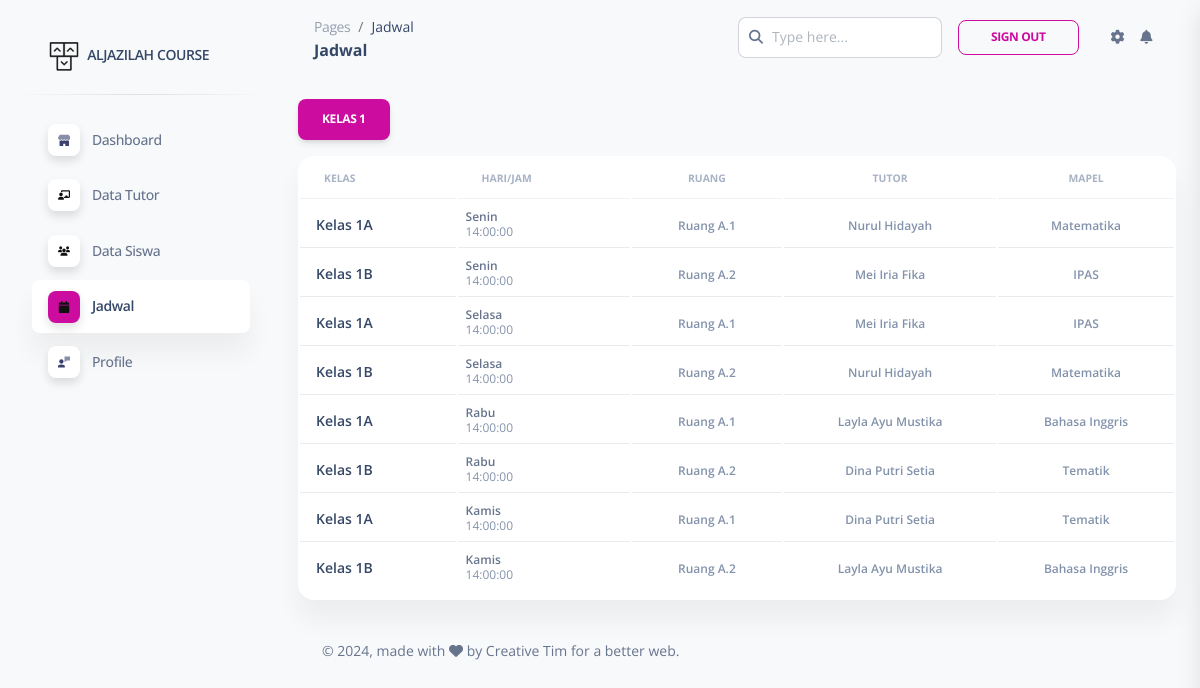
Page /app/pages/jadwal.php on the committed database.
### tables this page shows
CREATE TABLE `tb_jadwal` (
  `id` int(5) NOT NULL,
  `kelas` varchar(50) NOT NULL,
  `hari` varchar(10) NOT NULL,
  `jam` time NOT NULL,
  `ruang` varchar(50) NOT NULL,
  `tutor` varchar(50) NOT NULL,
  `mapel` varchar(50) NOT NULL
);

### app/pages/jadwal.php (the view, shortened to what this page needs)
<!DOCTYPE html>
<html lang="en">
<?php
include('header.php');
?>
<?php
include('../../conf/config.php');
?>
<body class="g-sidenav-show  bg-gray-100">
  <aside class="sidenav navbar navbar-vertical navbar-expand-xs border-0 border-radius-xl my-3 fixed-start ms-3 " id="sidenav-main">
    <div class="sidenav-header">
      <a class="navbar-brand m-0" href=" https://demos.creative-tim.com/soft-ui-dashboard/pages/dashboard.html " target="_blank">
        <img src="../assets/img/logo-ct-dark.png" class="navbar-brand-img h-100" alt="main_logo">
        <span class="ms-1 font-weight-bold">ALJAZILAH COURSE</span>
      </a>
    </div>
    <hr class="horizontal dark mt-0">
    <div class="collapse navbar-collapse  w-auto " id="sidenav-collapse-main">
      <ul class="navbar-nav">
        <li class="nav-item">
          <a class="nav-link" href="../pages/dashboard.php">
            <div class="icon icon-shape icon-sm shadow border-radius-md bg-white text-center me-2 d-flex align-items-center justify-content-center">
            </div>
            <span class="nav-link-text ms-1">Dashboard</span>
          </a>
        </li>
        <li class="nav-item">
          <a class="nav-link  " href="../pages/data_tutor.php">
            <div class="icon icon-shape icon-sm shadow border-radius-md bg-white text-center me-2 d-flex align-items-center justify-content-center">
            </div>
            <span class="nav-link-text ms-1">Data Tutor</span>
          </a>
        </li>
        <li class="nav-item">
          <a class="nav-link  " href="../pages/data_siswa.php">
            <div class="icon icon-shape icon-sm shadow border-radius-md bg-white text-center me-2 d-flex align-items-center justify-content-center">
            </div>
            <span class="nav-link-text ms-1">Data Siswa</span>
          </a>
        </li>
        <li class="nav-item">
          <a class="nav-link active " href="../pages/jadwal.php">
            <div class="icon icon-shape icon-sm shadow border-radius-md bg-white text-center me-2 d-flex align-items-center justify-content-center">
            </div>
            <span class="nav-link-text ms-1">Jadwal</span>
          </a>
        </li>
        <li class="nav-item">
          <a class="nav-link  " href="../pages/profile.php">
            <div class="icon icon-shape icon-sm shadow border-radius-md bg-white text-center me-2 d-flex align-items-center justify-content-center">
            </div>
            <span class="nav-link-text ms-1">Profile</span>
          </a>
        </li>
  </aside>
  <main class="main-content position-relative max-height-vh-100 h-100 border-radius-lg ">
    <nav class="navbar navbar-main navbar-expand-lg px-0 mx-4 shadow-none border-radius-xl" id="navbarBlur" navbar-scroll="true">
      <div class="container-fluid py-1 px-3">
        <nav aria-label="breadcrumb">
          <ol class="breadcrumb bg-transparent mb-0 pb-0 pt-1 px-0 me-sm-6 me-5">
            <li class="breadcrumb-item text-sm"><a class="opacity-5 text-dark" href="javascript:;">Pages</a></li>
            <li class="breadcrumb-item text-sm text-dark active" aria-current="page">Jadwal</li>
          </ol>
          <h6 class="font-weight-bolder mb-0">Jadwal</h6>
        </nav>
        <div class="collapse navbar-collapse mt-sm-0 mt-2 me-md-0 me-sm-4" id="navbar">
          <div class="ms-md-auto pe-md-3 d-flex align-items-center">
            <div class="input-group">
              <span class="input-group-text text-body"><i class="fas fa-search" aria-hidden="true"></i></span>
              <input type="text" class="form-control" placeholder="Type here...">
            </div>
          </div>
          <ul class="navbar-nav  justify-content-end">
            <li class="nav-item d-flex align-items-center">
              <a class="btn btn-outline-primary btn-sm mb-0 me-3" type="submit" href="../../conf/logout.php">Sign Out</a>
            </li>
            <li class="nav-item px-3 d-flex align-items-center">
              <a href="javascript:;" class="nav-link text-body p-0">
                <i class="fa fa-cog fixed-plugin-button-nav cursor-pointer"></i>
              </a>
            </li>
            <li class="nav-item dropdown pe-2 d-flex align-items-center">
              <a href="javascript:;" class="nav-link text-body p-0" id="dropdownMenuButton" data-bs-toggle="dropdown" aria-expanded="false">
                <i class="fa fa-bell cursor-pointer"></i>
              </a>
            </li>
          </ul>
        </div>
      </div>
    </nav>
    <div class="container-fluid py-4">
      <button type="button" class="btn btn-primary">KELAS 1</button>
      <div class="row">
        <div class="col-12">
          <div class="card mb-4">
            <div class="card-body px-0 pt-0 pb-2">
              <div class="table-responsive p-0">
                <table class="table align-items-center mb-0">
                  <thead>
                    <tr>
                      <th class="text-uppercase text-secondary text-xxs font-weight-bolder opacity-7">Kelas</th>
                      <th class="text-uppercase text-secondary text-xxs font-weight-bolder opacity-7">Hari/Jam</th>
                      <th class="text-center text-uppercase text-secondary text-xxs font-weight-bolder opacity-7">Ruang</th>
                      <th class="text-center text-uppercase text-secondary text-xxs font-weight-bolder opacity-7">Tutor</th>
                      <th class="text-center text-uppercase text-secondary text-xxs font-weight-bolder opacity-7">Mapel</th>
                    </tr>
                  </thead>
                  <tbody>
                    <?php
                    $query = mysqli_query($koneksi, "SELECT * FROM tb_jadwal");
                    while ($jadwal = mysqli_fetch_array($query)) {
                    ?>
                      <tr>
                        <td>
                          <div class="d-flex px-2 py-1">
                            <div class="d-flex flex-column justify-content-center">
                              <h6 class="mb-0 text-sm"><?php echo $jadwal['kelas']; ?></h6>
                            </div>
                          </div>
                        </td>
                        <td>
                          <p class="text-xs font-weight-bold mb-0"><?php echo $jadwal['hari']; ?></p>
                          <p class="text-xs text-secondary mb-0"><?php echo $jadwal['jam']; ?></p>
                        </td>
                        <td class="align-middle text-center">
                          <span class="text-secondary text-xs font-weight-bold"><?php echo $jadwal['ruang']; ?></span>
                        </td>
                        <td class="align-middle text-center">
                          <span class="text-secondary text-xs font-weight-bold"><?php echo $jadwal['tutor']; ?></span>
                        </td>
                        <td class="align-middle text-center">
                          <span class="text-secondary text-xs font-weight-bold"><?php echo $jadwal['mapel']; ?></span>
                        </td>
                      </tr>
                    <?php } ?>
                  </tbody>
                </table>
              </div>
            </div>
          </div>
        </div>
      </div>
      <footer class="footer pt-3  ">
        <div class="container-fluid">
          <div class="row align-items-center justify-content-lg-between">
            <div class="col-lg-6 mb-lg-0 mb-4">
              <div class="copyright text-center text-sm text-muted text-lg-start">
                © ,
                made with <i class="fa fa-heart"></i> by Creative Tim for a better web.
              </div>
            </div>
          </div>
        </div>
      </footer>
    </div>
  </main>
</body>
</html>

### app/assets/css/nucleo-svg.css (style rules this page uses)
.icon { display: inline-block; color: #111111; height: 1em; width: 1em; }
.icon-sm { height: 0.8em; width: 0.8em; }
.icon { fill: currentColor; stroke: none; }

### rows in the picture
tb_jadwal: kelas "Kelas 1A", hari "Senin", jam "14:00:00", ruang "Ruang A.1", tutor "Nurul Hidayah", mapel "Matematika"
tb_jadwal: kelas "Kelas 1B", hari "Senin", jam "14:00:00", ruang "Ruang A.2", tutor "Mei Iria Fika", mapel "IPAS"
tb_jadwal: kelas "Kelas 1A", hari "Selasa", jam "14:00:00", ruang "Ruang A.1", tutor "Mei Iria Fika", mapel "IPAS"
tb_jadwal: kelas "Kelas 1B", hari "Selasa", jam "14:00:00", ruang "Ruang A.2", tutor "Nurul Hidayah", mapel "Matematika"
tb_jadwal: kelas "Kelas 1A", hari "Rabu", jam "14:00:00", ruang "Ruang A.1", tutor "Layla Ayu Mustika", mapel "Bahasa Inggris"
tb_jadwal: kelas "Kelas 1B", hari "Rabu", jam "14:00:00", ruang "Ruang A.2", tutor "Dina Putri Setia", mapel "Tematik"
tb_jadwal: kelas "Kelas 1A", hari "Kamis", jam "14:00:00", ruang "Ruang A.1", tutor "Dina Putri Setia", mapel "Tematik"
tb_jadwal: kelas "Kelas 1B", hari "Kamis", jam "14:00:00", ruang "Ruang A.2", tutor "Layla Ayu Mustika", mapel "Bahasa Inggris"
